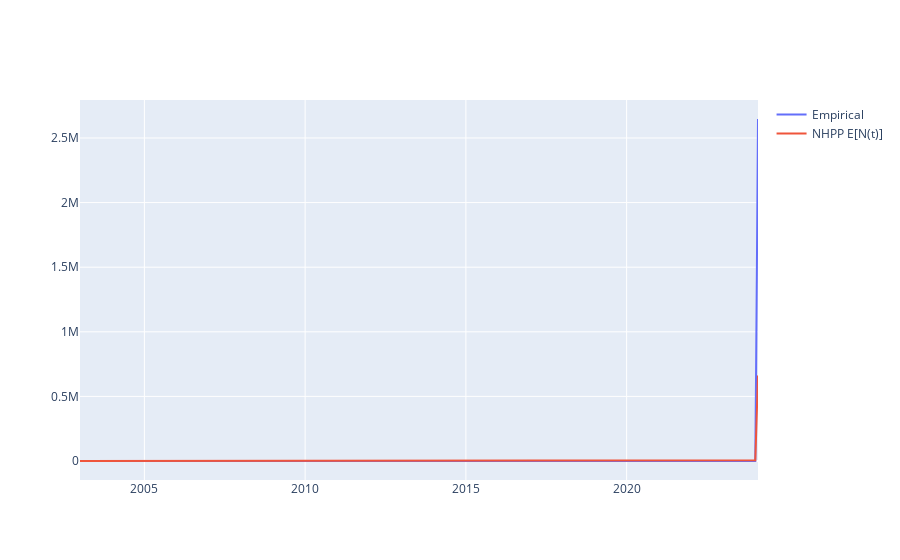

Notebook cell for this chart:
### Markdown cell above
## 2. NHPP and WLLN

### Code cell
nhpp = build_nhpp(counts, freq="15min")
emp_cum = cumulative_counts(counts)
exp_cum = nhpp.expected_counts(counts.index)
fig = go.Figure()
fig.add_trace(go.Scatter(x=emp_cum.index, y=emp_cum.values, name="Empirical"))
fig.add_trace(go.Scatter(x=exp_cum.index, y=exp_cum.values, name="NHPP E[N(t)]"))
fig.show()

### Figure 1 — Plotly figure (JSON) as saved in the notebook; plotly's stock layout.template omitted (floating-point values rounded to 4 significant figures; data arrays with more than 128 entries replaced by an {"elided": "..."} marker saying what was removed)
{"data": [{"name": "Empirical", "type": "scatter", "x": {"elided": "2983 str values"}, "y": {"elided": "2983 int values"}}, {"name": "NHPP E[N(t)]", "type": "scatter", "x": {"elided": "2983 str values"}, "y": {"elided": "2983 float values"}}], "layout": {}}
